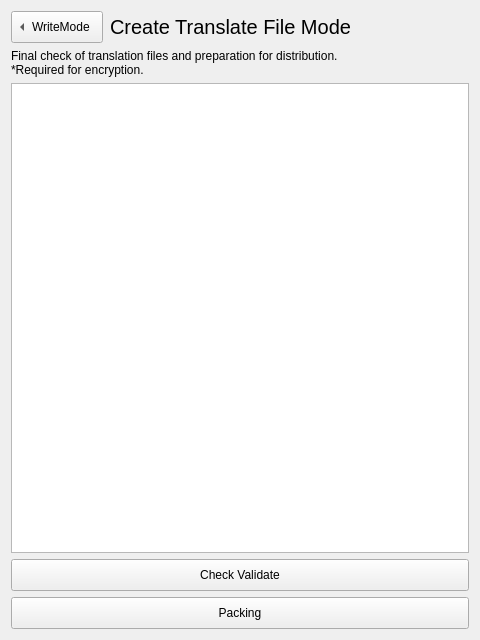
<?xml version="1.0" encoding="UTF-8"?>
<ui version="4.0">
 <class>PackingMode</class>
 <widget class="QWidget" name="PackingMode">
  <property name="geometry">
   <rect>
    <x>0</x>
    <y>0</y>
    <width>480</width>
    <height>640</height>
   </rect>
  </property>
  <property name="windowTitle">
   <string>Form</string>
  </property>
  <layout class="QVBoxLayout" name="verticalLayout">
   <item>
    <layout class="QHBoxLayout" name="horizontalLayout">
     <item>
      <widget class="QToolButton" name="moveToWrite">
       <property name="minimumSize">
        <size>
         <width>0</width>
         <height>32</height>
        </size>
       </property>
       <property name="text">
        <string>WriteMode</string>
       </property>
       <property name="toolButtonStyle">
        <enum>Qt::ToolButtonTextBesideIcon</enum>
       </property>
       <property name="arrowType">
        <enum>Qt::LeftArrow</enum>
       </property>
      </widget>
     </item>
     <item>
      <widget class="QPushButton" name="modeTitle">
       <property name="font">
        <font>
         <pointsize>15</pointsize>
        </font>
       </property>
       <property name="styleSheet">
        <string notr="true">text-align:left;</string>
       </property>
       <property name="text">
        <string>Create Translate File Mode</string>
       </property>
       <property name="checkable">
        <bool>true</bool>
       </property>
       <property name="flat">
        <bool>true</bool>
       </property>
      </widget>
     </item>
    </layout>
   </item>
   <item>
    <widget class="QLabel" name="modeDesc">
     <property name="text">
      <string extracomment="翻訳ファイルの最終チェックや配布の準備を行います。 ※暗号化を行う場合は必須です">Final check of translation files and preparation for distribution.
*Required for encryption.</string>
     </property>
     <property name="textFormat">
      <enum>Qt::PlainText</enum>
     </property>
     <property name="alignment">
      <set>Qt::AlignLeading|Qt::AlignLeft|Qt::AlignTop</set>
     </property>
     <property name="wordWrap">
      <bool>false</bool>
     </property>
    </widget>
   </item>
   <item>
    <widget class="QTextBrowser" name="textBrowser"/>
   </item>
   <item>
    <widget class="QPushButton" name="validateButton">
     <property name="minimumSize">
      <size>
       <width>0</width>
       <height>32</height>
      </size>
     </property>
     <property name="text">
      <string>Check Validate</string>
     </property>
    </widget>
   </item>
   <item>
    <widget class="QPushButton" name="packingButton">
     <property name="minimumSize">
      <size>
       <width>0</width>
       <height>32</height>
      </size>
     </property>
     <property name="text">
      <string>Packing</string>
     </property>
    </widget>
   </item>
  </layout>
 </widget>
 <resources/>
 <connections/>
</ui>
